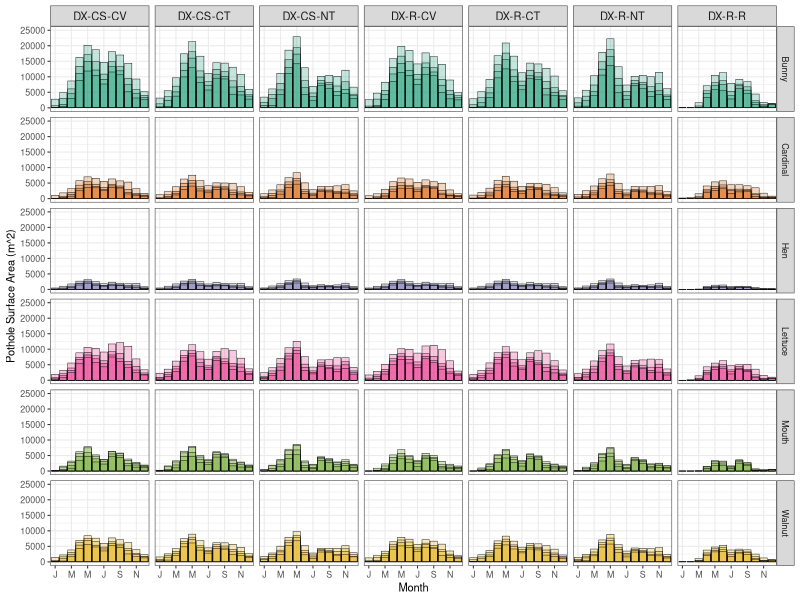
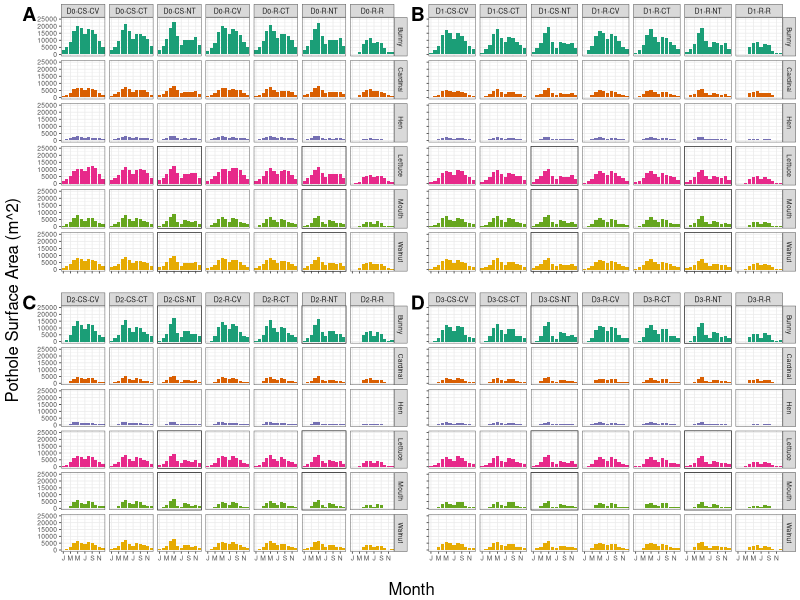
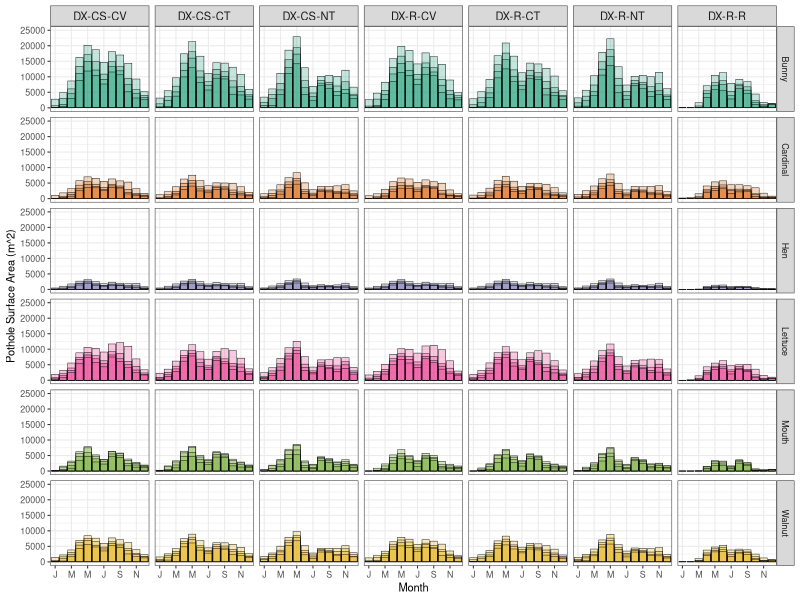

Recreate these plots in R, in order.
## ---- chunk 1
knitr::opts_chunk$set(echo = TRUE)
## ---- chunk 2
area.bunny.df <- read.csv("area_time_series_bunny.csv", header=T, sep=",")
area.walnut.df <- read.csv("area_time_series_walnut.csv", header=T, sep=",")
area.lettuce.df <- read.csv("area_time_series_lettuce.csv", header=T, sep=",")
area.cardinal.df <- read.csv("area_time_series_cardinal.csv", header=T, sep=",")
area.hen.df <- read.csv("area_time_series_hen.csv", header=T, sep=",")
area.mouth.df <- read.csv("area_time_series_mouth.csv", header=T, sep=",")
## ---- chunk 3
# LIBRARY ====
library(tidyr)
library(dplyr)
library(ggplot2)
library(reshape2)
library(ggpubr)
## ---- chunk 4
# SCENARIOS ===== 

simulation_numbers <- data.frame("Drain0" = c(22, 23, 24, 3, 12, 13, 1),
                                 "Drain1" = c(4, 14, 25, 19, 29, 33, 36),
                                 "Drain2" = c(5, 15, 26, 20, 30, 34, 37),
                                 "Drain3" = c(6, 16, 27, 21, 31, 35, 38))
simulation_numbers2 <- data.frame("CSCV" = c(22, 4, 5, 6),
                                  "CSCT" = c(23, 14, 15, 16),
                                  "CSNT" = c(24, 25, 26, 27),
                                  "RCV" = c(3, 19, 20, 21),
                                  "RCT" = c(12, 29, 30, 31),
                                  "RNT" = c(13, 33, 34, 35),
                                  "RR" = c(1, 36, 37, 38))

simulation_numbers3 <- data.frame("PDCC" = c(0, 7, 8, 9, 10, 17))

simulation_shortIDs <- data.frame("Drain0" = c("D0-CS-CV", "D0-CS-CT", "D0-CS-NT", "D0-R-CV", "D0-R-CT", "D0-R-NT","D0-R-R"),
                                  "Drain1" = c("D1-CS-CV", "D1-CS-CT", "D1-CS-NT", "D1-R-CV", "D1-R-CT", "D1-R-NT","D1-R-R"),
                                  "Drain2" = c("D2-CS-CV", "D2-CS-CT", "D2-CS-NT", "D2-R-CV", "D2-R-CT", "D2-R-NT","D2-R-R"),
                                  "Drain3" = c("D3-CS-CV", "D3-CS-CT", "D3-CS-NT", "D3-R-CV", "D3-R-CT", "D3-R-NT","D3-R-R"))
simulation_shortIDs2 <- data.frame("CSCV" = c("D0-CS-CV", "D1-CS-CV", "D2-CS-CV", "D3-CS-CV"),
                                   "CSCT" = c("D0-CS-CT", "D1-CS-CT", "D2-CS-CT", "D3-CS-CT"),
                                   "CSNT" = c("D0-CS-NT", "D1-CS-NT", "D2-CS-NT", "D3-CS-NT"),
                                   "RCV" = c("D0-R-CV", "D1-R-CV", "D2-R-CV", "D3-R-CV"),
                                   "RCT" = c("D0-R-CT", "D1-R-CT", "D2-R-CT", "D3-R-CT"),
                                   "RNT" = c("D0-R-NT", "D1-R-NT", "D2-R-NT", "D3-R-NT"),
                                   "RR" = c("D0-R-R", "D1-R-R", "D2-R-R", "D3-R-R"))
simulation_shortIDs3 <- data.frame("PDCC" = c("DX-X-CV","PD-2E", "PD-2L", "PD-4L", "PD-6L", "DX-CC-NT"))

simulation_names <- data.frame("Drain0" = c("Drain0", "Drain0CT", "Drain0NT", "RetiredPothole", "ConTillRetired", "NoTillRetired","RetiredAll"),
                               "Drain1" = c("Drain01", "ConTillDrain01", "Drain1NT", "Drain1Retired", "Drain1RetiredCT", "Drain1RetiredNT","Drain1RetiredAll"),
                               "Drain2" = c("Drain02", "ConTillDrain02", "Drain2NT", "Drain2Retired", "Drain2RetiredCT", "Drain2RetiredNT","Drain2RetiredAll"),
                               "Drain3" = c("Drain03", "ConTillDrain03", "Drain3NT", "Drain3Retired", "Drain3RetiredCT", "Drain3RetiredNT","Drain3RetiredAll"))

simulation_names2 <- data.frame("CSCV" = c("Drain0", "Drain01", "Drain02", "Drain03"),
                                "CSCT" = c("Drain0CT", "ConTillDrain01", "ConTillDrain02", "ConTillDrain03"),
                                "CSNT" = c("Drain0NT", "Drain1NT", "Drain2NT", "Drain3NT"),
                                "RCV" = c("RetiredPothole", "Drain1Retired", "Drain2Retired", "Drain3Retired"),
                                "RCT" = c("ConTillRetired", "Drain1RetiredCT", "Drain2RetiredCT", "Drain3RetiredCT"),
                                "RNT" = c("NoTillRetired", "Drain1RetiredNT", "Drain2RetiredNT", "Drain3RetiredNT"),
                                "RR" = c("RetiredAll", "Drain1RetiredAll", "Drain2RetiredAll", "Drain3RetiredAll"))
simulation_names3 <- data.frame("PDCC" = c("Base", "PlantDate01", "PlantDate02", "PlantDate03", "PlantDate04", "CoverCrop"))



# FUNCTIONS ====
# function originally from 'AnnAGNPS_Output.Rproj' -> data_functions.R
find.monthly.max <- function(data.df) {
  max.by.month <- data.df %>%
    dplyr::group_by(Year, Month) %>%
    dplyr::summarise(
      Base = max(Base),
      RetiredAll = max(RetiredAll),
      ConTill = max(ConTill),
      RetiredPothole = max(RetiredPothole),
      Drain01 = max(Drain01),
      Drain02 = max(Drain02),
      Drain03 = max(Drain03),
      PlantDate01 = max(PlantDate01),
      PlantDate02 = max(PlantDate02),
      PlantDate03 = max(PlantDate03),
      PlantDate04 = max(PlantDate04),
      NoTill = max(NoTill),
      ConTillRetired = max(ConTillRetired),
      NoTillRetired = max(NoTillRetired),
      ConTillDrain01 = max(ConTillDrain01),
      ConTillDrain02 = max(ConTillDrain02),
      ConTillDrain03 = max(ConTillDrain03),
      CoverCrop = max(CoverCrop),
      BaseRetired = max(BaseRetired),
      Drain1Retired = max(Drain1Retired),
      Drain2Retired = max(Drain2Retired),
      Drain3Retired = max(Drain3Retired),
      Drain0 = max(Drain0),
      Drain0CT = max(Drain0CT),
      Drain0NT = max(Drain0NT),
      Drain1NT = max(Drain1NT),
      Drain2NT = max(Drain2NT),
      Drain3NT = max(Drain3NT),
      BaseRetiredCT = max(BaseRetiredCT),
      Drain1RetiredCT = max(Drain1RetiredCT),
      Drain2RetiredCT = max(Drain2RetiredCT),
      Drain3RetiredCT = max(Drain3RetiredCT),
      BaseRetiredNT = max(BaseRetiredNT),
      Drain1RetiredNT = max(Drain1RetiredNT),
      Drain2RetiredNT = max(Drain2RetiredNT),
      Drain3RetiredNT = max(Drain3RetiredNT),
      Drain1RetiredAll = max(Drain1RetiredAll),
      Drain2RetiredAll = max(Drain2RetiredAll),
      Drain3RetiredAll = max(Drain3RetiredAll)
    )
  return(max.by.month)
}

# function originally from 'AnnAGNPS_Output.Rproj' -> data_viz_functions.R
plot.max.monthly <- function(data.df, id) {
  
  mm <- data.df %>%
    group_by(Month) %>%
    summarise(Base=max(Base), RetiredAll=max(RetiredAll), ConTill =max(ConTill), 
              RetiredPothole=max(RetiredPothole), Drain01=max(Drain01), Drain02=max(Drain02),
              Drain03=max(Drain03), PlantDate01=max(PlantDate01), PlantDate02=max(PlantDate02),
              PlantDate03=max(PlantDate03), PlantDate04=max(PlantDate04), NoTill=max(NoTill),
              ConTillRetired=max(ConTillRetired), NoTillRetired=max(NoTillRetired), 
              ConTillDrain01=max(ConTillDrain01), ConTillDrain02=max(ConTillDrain02),ConTillDrain03=max(ConTillDrain03),
              CoverCrop=max(CoverCrop), BaseRetired=max(BaseRetired), Drain1Retired=max(Drain1Retired), 
              Drain2Retired=max(Drain2Retired), Drain3Retired=max(Drain3Retired)) %>%
    melt(id="Month") %>%
    as.data.frame()
  
  if (id == 1){
    col = "steelblue"
    nm = "bunny"
  } else if (id == 2) {
    col="tan4"
    nm = "walnut"
  }else if (id == 3) {
    col="seagreen"  
    nm = "lettuce"
  }else if (id == 4) {
    col="firebrick3"
    nm = "cardinal"
  }else if (id == 5) {
    col="goldenrod"
    nm = "hen"
  }else if (id == 6) {
    col="mediumpurple3"
    nm = "mouth"
  } else {
    col = "black"
  }
  
  png(paste("median.max.monthly.plot.",nm, ".png"), width = 1200, height = 800)
  # windows()
  plot.all <- ggplot(mm, aes(x=Month, y=value))+
    geom_bar(stat="identity", fill=col)+
    facet_wrap(~variable)+
    ylim(0, 7500)+
    labs(
      x="Month",
      y="Average Monthly Maximum Volume (m^3)")
  
  
  
  return(plot.all)
}



# DATA PREP ====
area.max.month.bunny <- find.monthly.max(area.bunny.df)
area.max.month.walnut <- find.monthly.max(area.walnut.df)
area.max.month.lettuce <- find.monthly.max(area.lettuce.df)
area.max.month.cardinal <- find.monthly.max(area.cardinal.df)
area.max.month.hen <- find.monthly.max(area.hen.df)
area.max.month.mouth <- find.monthly.max(area.mouth.df)

data.for.partitioning2 <- rbind(area.max.month.bunny, area.max.month.walnut, area.max.month.lettuce, 
                                area.max.month.cardinal, area.max.month.hen, area.max.month.mouth)
data.for.partitioning2$Pothole <- c(rep("Bunny", 300), rep("Walnut", 300), rep("Lettuce", 300),
                                    rep("Cardinal", 300), rep("Hen", 300), rep("Mouth", 300))
# data.for.partitioning2 <- melt(data.for.partitioning2, id=c("Year", "Month", "Pothole"))


# PARTITIONING DATA =====

# drainage matrices ====

max.data.drain0 <- data.for.partitioning2[ , c(1:2, 42, (simulation_numbers$Drain0+3))]
max.data.drain0 <- max.data.drain0 %>%
  gather("variable", "value", 4:10)

max.data.drain0$scen <- factor(max.data.drain0$variable, levels = c("Drain0", "Drain0CT", "Drain0NT",
                                                                    "RetiredPothole", "ConTillRetired",
                                                                    "NoTillRetired", "RetiredAll"))

# max.data.drain0.filter <- max.data.drain0 %>%
#   filter(Pothole != "Mouth" & Pothole != "Hen") %>%
#   filter(variable == "Drain0" | variable == "RetiredPothole" | variable == "RetiredAll")

max.data.drain1 <- data.for.partitioning2[ , c(1:2, 42, (simulation_numbers$Drain1+3))]
max.data.drain1 <- max.data.drain1 %>%
  gather("variable", "value", 4:10)

max.data.drain1$scen <- factor(max.data.drain1$variable, levels=c("Drain01", "ConTillDrain01", "Drain1NT",
                                                                   "Drain1Retired", "Drain1RetiredCT", 
                                                                   "Drain1RetiredNT", "Drain1RetiredAll"))

max.data.drain2 <- data.for.partitioning2[ , c(1:2, 42, (simulation_numbers$Drain2+3))]
max.data.drain2 <- max.data.drain2 %>%
  gather("variable", "value", 4:10)

max.data.drain2$scen <- factor(max.data.drain2$variable, levels=c("Drain02", "ConTillDrain02", "Drain2NT",
                                                                  "Drain2Retired", "Drain2RetiredCT", 
                                                                  "Drain2RetiredNT", "Drain2RetiredAll"))


max.data.drain3 <- data.for.partitioning2[ , c(1:2, 42, (simulation_numbers$Drain3+3))]
max.data.drain3 <- max.data.drain3 %>%
  gather("variable", "value", 4:10)

max.data.drain3$scen <- factor(max.data.drain3$variable, levels=c("Drain03", "ConTillDrain03", "Drain3NT",
                                                                  "Drain3Retired", "Drain3RetiredCT", 
                                                                  "Drain3RetiredNT", "Drain3RetiredAll"))


# tillage matrices ====
max.data.CSCV <- data.for.partitioning2[ , c(1:2, 42, (simulation_numbers2$CSCV)+3)]
max.data.CSCV <- max.data.CSCV %>%
  gather("variable", "value", 4:7)

max.data.CSCT <- data.for.partitioning2[ , c(1:2, 42, (simulation_numbers2$CSCT)+3)]
max.data.CSCT <- max.data.CSCT %>%
  gather("variable", "value", 4:7)

max.data.CSNT <- data.for.partitioning2[ , c(1:2, 42, (simulation_numbers2$CSNT)+3)]
max.data.CSNT <- max.data.CSNT %>%
  gather("variable", "value", 4:7)

max.data.RCV <- data.for.partitioning2[ , c(1:2, 42, (simulation_numbers2$RCV)+3)]
max.data.RCV <- max.data.RCV %>%
  gather("variable", "value", 4:7)

max.data.RCT <- data.for.partitioning2[ , c(1:2, 42, (simulation_numbers2$RCT)+3)]
max.data.RCT <- max.data.RCT %>%
  gather("variable", "value", 4:7)

max.data.RNT <- data.for.partitioning2[ , c(1:2, 42, (simulation_numbers2$RNT)+3)]
max.data.RNT <- max.data.RNT %>%
  gather("variable", "value", 4:7)

max.data.RR <- data.for.partitioning2[ , c(1:2, 42, (simulation_numbers2$RR)+3)]
max.data.RR <- max.data.RR %>%
  gather("variable", "value", 4:7)

## ---- chunk 5
# function originally from 'AnnAGNPS_Output.Rproj' -> data_partitioning.R
max.function.partitioned3 <- function(data.df, id, supp.labs, labnms) {
  temp <- data.df %>%
    group_by(Month, Pothole, scen) %>%
    summarise(avg.max=mean(value), median.max=median(value)) #%>%
    # filter(avg.max != 0)
  
  temp$Month <- factor(temp$Month)
  
  labs <- as.character(supp.labs)
  names(labs) <- as.character(labnms)
  
  png(filename = paste0("avg_", id, "_comparison.png"), width=800, height=500)
  # windows()
  plot.max <- ggplot(temp, aes(x=Month, y=avg.max, fill=Pothole))+
    geom_bar(stat="identity")+
    facet_grid(cols = vars(scen), rows = vars(Pothole), labeller = labeller(scen = labs))+
    ylim(0, 25000)+
    theme_bw(base_size = 6)+
    # theme(axis.text.x = element_text(angle = 90))+
    theme(strip.text.x = element_text(size = 5))+
    theme(legend.position = "none")+
    scale_x_discrete(breaks = c(1, 3, 5, 7, 9 ,11), labels=c("J", "M", "M", "J", "S", "N"))+
    labs(
      x="",
      y="")+
    scale_fill_brewer(palette = "Dark2", labels=c("DX-CS-CV","DX-CS-CT","DX-CS-NT","DX-R-CV","DX-R-CT","DX-R-NT","DX-R-R"))
  plot.max
  return(plot.max)
}
## ---- chunk 6
# APPLY PLOT FUNCTIONS ======

# drainage matrices ====

m1 <- max.function.partitioned3(max.data.drain0, "drain0", simulation_shortIDs$Drain0, simulation_names$Drain0)
dev.off()

# max.function.partitioned2(max.data.drain0.filter, "Simulation Comparison, No Drainage Present", "drain0_abbr", simulation_shortIDs$Drain0, simulation_names$Drain0)
# dev.off()

m2 <- max.function.partitioned3(max.data.drain1, "drain1", simulation_shortIDs$Drain1, simulation_names$Drain1)
dev.off()

m3 <- max.function.partitioned3(max.data.drain2, "drain2", simulation_shortIDs$Drain2, simulation_names$Drain2)
dev.off()

m4 <- max.function.partitioned3(max.data.drain3, "drain3", simulation_shortIDs$Drain3, simulation_names$Drain3)
dev.off()

# windows()
## ---- chunk 7
png(filename = "Fig3_MaxArea.png", width=190, height=190, units="mm", res=300)
arr <- ggarrange(
  m1+theme(axis.text.x = element_blank()),
  m2+theme(axis.text.x = element_blank(), axis.text.y = element_blank()),
  m3,
  m4+theme(axis.text.y = element_blank()),
  labels = c("A", "B", "C", "D"),
  label.x = c(-0.02, -0.02, -0.02, -0.02),
  ncol = 2,
  nrow = 2
)
annotate_figure(arr, 
                left =text_grob("Pothole Surface Area (m^2)", rot = 90),
                bottom = text_grob("Month"))
dev.off()
## ---- chunk 8
# data frame for plots
plt.data1 <- layer_data(m1, 1)
write.csv(plt.data1, "m1.csv", sep = ",")
plt.data2 <- layer_data(m2, 1)
write.csv(plt.data2, "m2.csv", sep = ",")
plt.data3 <- layer_data(m3, 1)
write.csv(plt.data3, "m3.csv", sep = ",")
plt.data4 <- layer_data(m4, 1)
write.csv(plt.data4, "m4.csv", sep = ",")
## ---- chunk 9
max.function.partitioned4 <- function(data.df, id, supp.labs, labnms) {
  temp <- data.df %>%
    group_by(Month, Pothole, scen, common, level) %>%
    summarise(avg.max=mean(value), median.max=median(value)) #%>%
    # filter(avg.max != 0)
  
  temp$Month <- factor(temp$Month)
  temp$common <- factor(temp$common, c("DX-CS-CV","DX-CS-CT","DX-CS-NT","DX-R-CV","DX-R-CT","DX-R-NT","DX-R-R"))
  temp$level <- factor(temp$level, levels = c("D0", "D1", "D2", "D3"))
  
  labs <- as.character(supp.labs)
  names(labs) <- as.character(labnms)
  
  png(filename = paste0("avg_", id, "_comparison.png"), width=800, height=500)
  # windows()
  plot.max <- ggplot(temp, aes(x=Month, y=avg.max, fill=Pothole))+
    geom_bar(stat="identity", position="identity", alpha=0.25, color="black", size=0.15)+
    facet_grid(cols = vars(common), rows = vars(Pothole), labeller = labeller(common = labs))+
    ylim(0, 25000)+
    theme_bw(base_size = 8)+
    # theme(axis.text.x = element_text(angle = 90))+
    theme(strip.text.x = element_text(size = 8))+
    theme(legend.position = "none")+
    scale_x_discrete(breaks = c(1, 3, 5, 7, 9 ,11), labels=c("J", "M", "M", "J", "S", "N"))+
    labs(
      x="Month",
      y="Pothole Surface Area (m^2)")+
    scale_fill_brewer(palette = "Dark2")
  plot.max
  return(plot.max)
}
## ---- chunk 10

max.data.drain <- rbind(max.data.drain0, max.data.drain1, max.data.drain2, max.data.drain3)
max.data.drain$level <- c(rep("D0", 12600), rep("D1", 12600), rep("D2", 12600), rep("D3", 12600))
max.data.drain$common <- c(rep(c(rep("DX-CS-CV", 1800), rep("DX-CS-CT", 1800),rep("DX-CS-NT", 1800),rep("DX-R-CV", 1800),rep("DX-R-CT", 1800),rep("DX-R-NT", 1800),rep("DX-R-R", 1800)), 4))

labs_all <- c("DX-CS-CV","DX-CS-CT","DX-CS-NT","DX-R-CV","DX-R-CT","DX-R-NT","DX-R-R")

m5 <- max.function.partitioned4(max.data.drain, "drain", labs_all, labs_all)
dev.off()

png(filename = "Fig3_MaxArea.png", width=190, height=190, units="mm", res=300)
m5
dev.off()


m5
